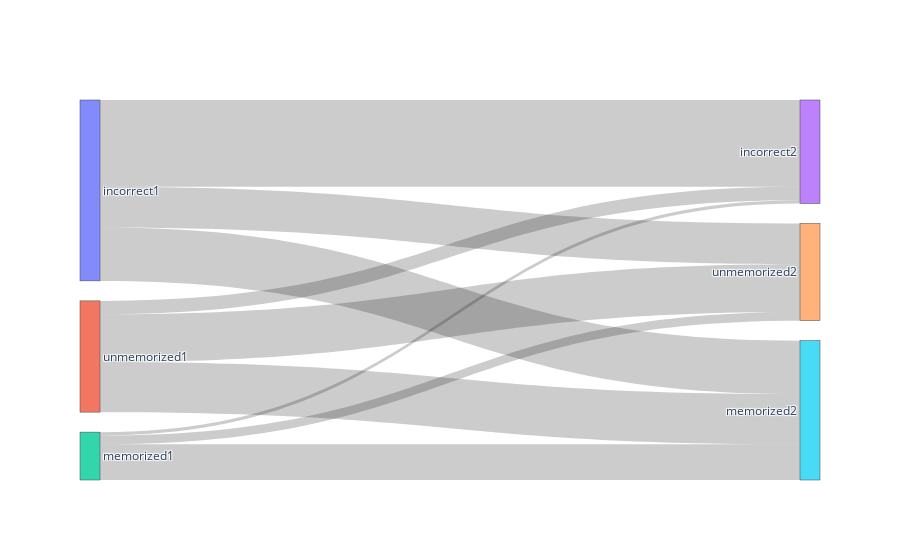

Notebook code cell kept with this figure:
### Code cell
import pandas as pd
import plotly.graph_objects as go

ckpt_idx = 5

num_skip = 2

label_list = [ 'incorrect1', 'unmemorized1', 'memorized1','incorrect2', 'unmemorized2', 'memorized2',]
# cat: 0, dog: 1, domesticated: 2, female: 3, male: 4, wild: 5
source = [0, 0, 0, 1, 1, 1, 2, 2, 2]


target = [3, 4, 5, 3, 4, 5,3, 4, 5,]
count = [((group_all[ckpt_idx]==0)*(group_all[ckpt_idx+num_skip]==0)).sum(),
         ((group_all[ckpt_idx]==0)*(group_all[ckpt_idx+num_skip]==1)).sum(),
         ((group_all[ckpt_idx]==0)*(group_all[ckpt_idx+num_skip]==2)).sum(),
         ((group_all[ckpt_idx]==1)*(group_all[ckpt_idx+num_skip]==0)).sum(),
         ((group_all[ckpt_idx]==1)*(group_all[ckpt_idx+num_skip]==1)).sum(),
         ((group_all[ckpt_idx]==1)*(group_all[ckpt_idx+num_skip]==2)).sum(),
         ((group_all[ckpt_idx]==2)*(group_all[ckpt_idx+num_skip]==0)).sum(),
         ((group_all[ckpt_idx]==2)*(group_all[ckpt_idx+num_skip]==1)).sum(),
         ((group_all[ckpt_idx]==2)*(group_all[ckpt_idx+num_skip]==2)).sum(),]

fig = go.Figure(data=[go.Sankey(
    node = {"label": label_list},
    link = {"source": source, "target": target, "value": count}
    )])
fig.show()

### Figure 1 — Plotly figure (JSON) as saved in the notebook; plotly's stock layout.template omitted (floating-point values rounded to 4 significant figures)
{"data": [{"link": {"source": [0, 0, 0, 1, 1, 1, 2, 2, 2], "target": [3, 4, 5, 3, 4, 5, 3, 4, 5], "value": [1277, 598, 785, 196, 702, 738, 49, 129, 526]}, "node": {"label": ["incorrect1", "unmemorized1", "memorized1", "incorrect2", "unmemorized2", "memorized2"]}, "type": "sankey"}], "layout": {}}
